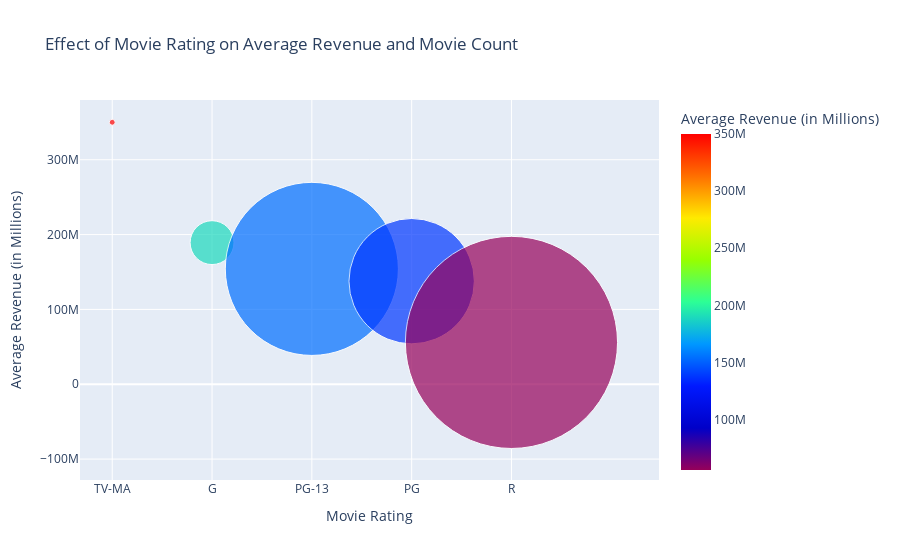

Notebook source saved alongside this figure:
### Code cell
fig = plx.scatter(
    df_rating.head(),
    x='rating',  # Ratings on x-axis
    y='Average_revenue',  # Average revenue on y-axis
    size='Movie_count',  # Bubble size based on the number of movies
    color='Average_revenue',  # Color represents revenue
    hover_name='rating',  # Show rating on hover
    title="Effect of Movie Rating on Average Revenue and Movie Count",
    labels={
        'rating': 'Movie Rating',
        'Average_revenue': 'Average Revenue (in Millions)',
        'Movie_count': 'Number of Movies'
    },
    color_continuous_scale='Rainbow',  # Color gradient,
    size_max=150
)
fig.show()

### Figure 1 — Plotly figure (JSON) as saved in the notebook; plotly's stock layout.template omitted (floating-point values rounded to 4 significant figures)
{"data": [{"hovertemplate": "<b>%{hovertext}</b><br><br>Movie Rating=%{x}<br>Average Revenue (in Millions)=%{marker.color}<br>Number of Movies=%{marker.size}<extra></extra>", "hovertext": ["TV-MA", "G", "PG-13", "PG", "R"], "legendgroup": "", "marker": {"color": [350000000.0, 189200000.0, 154200000.0, 137700000.0, 55910000.0], "coloraxis": "coloraxis", "size": [2, 111, 1729, 907, 2597], "sizemode": "area", "sizeref": 0.1154, "symbol": "circle"}, "mode": "markers", "name": "", "orientation": "v", "showlegend": false, "type": "scatter", "x": ["TV-MA", "G", "PG-13", "PG", "R"], "xaxis": "x", "y": [350000000.0, 189200000.0, 154200000.0, 137700000.0, 55910000.0], "yaxis": "y"}], "layout": {"coloraxis": {"colorbar": {"title": {"text": "Average Revenue (in Millions)"}}, "colorscale": [[0, "rgb(150,0,90)"], [0.125, "rgb(0,0,200)"], [0.25, "rgb(0,25,255)"], [0.375, "rgb(0,152,255)"], [0.5, "rgb(44,255,150)"], [0.625, "rgb(151,255,0)"], [0.75, "rgb(255,234,0)"], [0.875, "rgb(255,111,0)"], [1, "rgb(255,0,0)"]]}, "legend": {"itemsizing": "constant", "tracegroupgap": 0}, "title": {"text": "Effect of Movie Rating on Average Revenue and Movie Count"}, "xaxis": {"anchor": "y", "domain": [0, 1], "title": {"text": "Movie Rating"}}, "yaxis": {"anchor": "x", "domain": [0, 1], "title": {"text": "Average Revenue (in Millions)"}}}}
